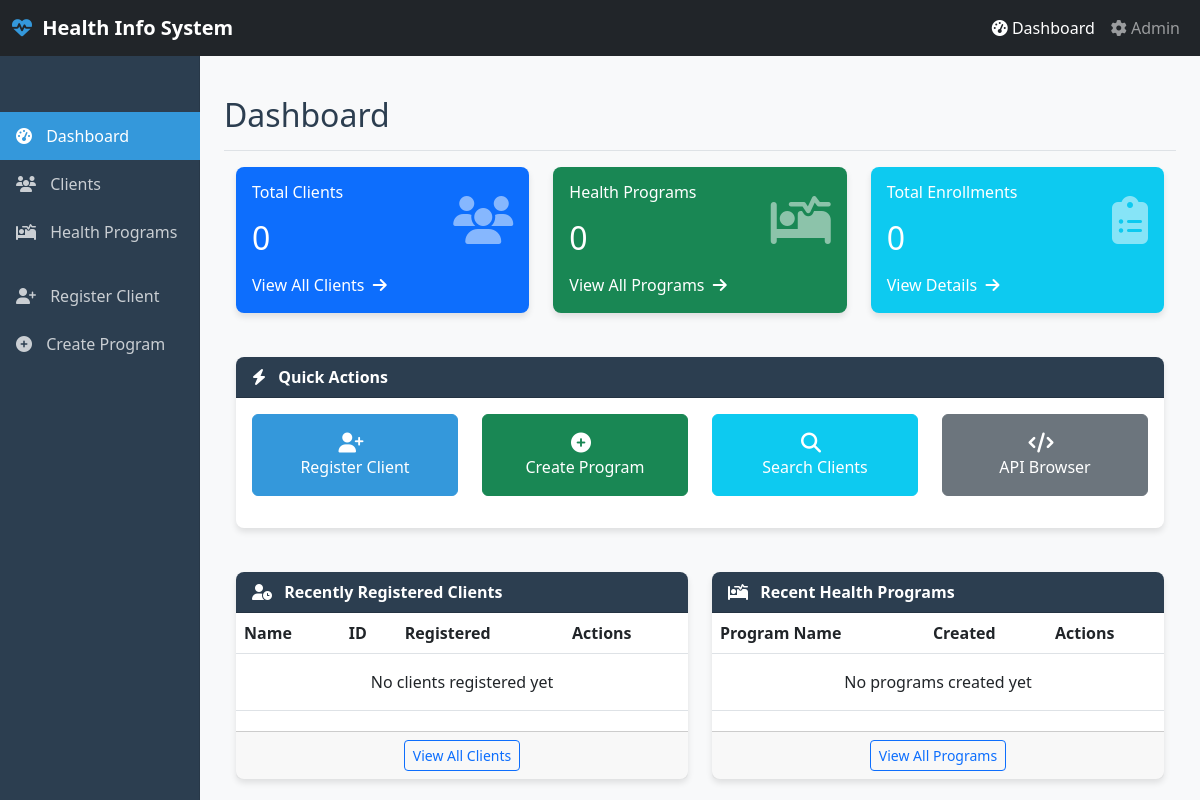
The app's page /, older data.
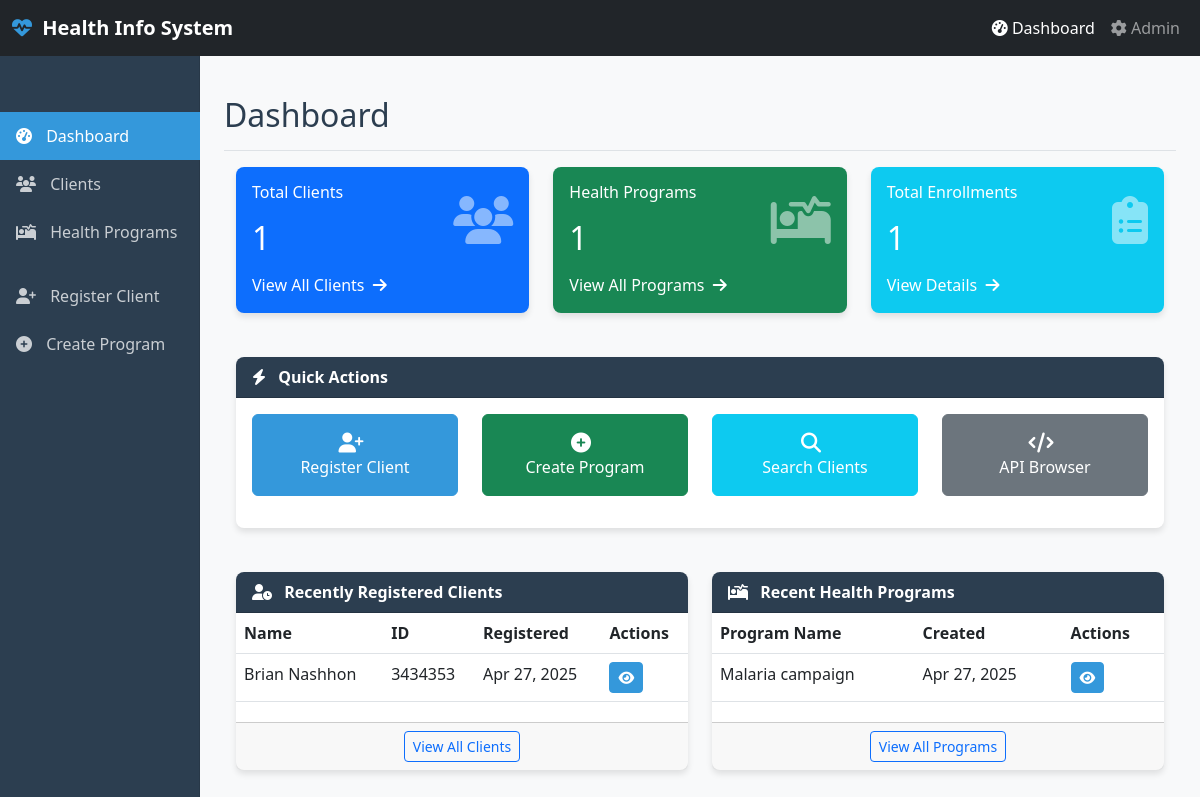
The same page, newer data.
### core/models.py (models this page shows, shortened)
class Client(models.Model):
    GENDER_CHOICES = [
        ('M', 'Male'),
        ('F', 'Female'),
        ('O', 'Other'),
    ]
    id = models.UUIDField(primary_key=True, default=uuid.uuid4, editable=False)
    first_name = models.CharField(max_length=100)
    last_name = models.CharField(max_length=100)
    date_of_birth = models.DateField()
    gender = models.CharField(max_length=1, choices=GENDER_CHOICES)
    phone_number = models.CharField(max_length=20, blank=True)
    email = models.EmailField(blank=True)
    address = models.TextField(blank=True)
    national_id = models.CharField(max_length=50, blank=True, unique=True)
    programs = models.ManyToManyField(HealthProgram, through='Enrollment')
    created_at = models.DateTimeField(auto_now_add=True)
    updated_at = models.DateTimeField(auto_now=True)
    class Meta:
        ordering = ['last_name', 'first_name']
    @property
    def full_name(self):
        return f"{self.first_name} {self.last_name}"

class HealthProgram(models.Model):
    id = models.UUIDField(primary_key=True, default=uuid.uuid4, editable=False)
    name = models.CharField(max_length=100)
    description = models.TextField(blank=True)
    created_at = models.DateTimeField(auto_now_add=True)
    updated_at = models.DateTimeField(auto_now=True)
    class Meta:
        ordering = ['name']

### core/views.py (the view)
# urls.py: path('', views.dashboard, name='dashboard'),
def dashboard(request):
    total_clients = Client.objects.count()
    total_programs = HealthProgram.objects.count()
    total_enrollments = Enrollment.objects.count()
    recent_clients = Client.objects.order_by('-created_at')[:5]
    recent_programs = HealthProgram.objects.order_by('-created_at')[:5]
    context = {
        'total_clients': total_clients,
        'total_programs': total_programs,
        'total_enrollments': total_enrollments,
        'recent_clients': recent_clients,
        'recent_programs': recent_programs,
    }
    return render(request, 'dashboard.html', context)

### core/templates/dashboard.html (shortened to what the changed rows need)
{% extends 'base.html' %}
{% block page_header %}Dashboard{% endblock %}
{% block content %}
<div class="row mb-4">
    <div class="col-md-4" data-aos="fade-up" data-aos-delay="100">
        <div class="card bg-primary text-white">
            <div class="card-body">
                <div class="d-flex justify-content-between align-items-center">
                    <div>
                        <h6 class="card-title mb-0">Total Clients</h6>
                        <h2 class="mt-3 mb-0">{{ total_clients }}</h2>
                    </div>
                </div>
            </div>
        </div>
    </div>
    <div class="col-md-4" data-aos="fade-up" data-aos-delay="200">
        <div class="card bg-success text-white">
            <div class="card-body">
                <div class="d-flex justify-content-between align-items-center">
                    <div>
                        <h6 class="card-title mb-0">Health Programs</h6>
                        <h2 class="mt-3 mb-0">{{ total_programs }}</h2>
                    </div>
                </div>
            </div>
        </div>
    </div>
    <div class="col-md-4" data-aos="fade-up" data-aos-delay="300">
        <div class="card bg-info text-white">
            <div class="card-body">
                <div class="d-flex justify-content-between align-items-center">
                    <div>
                        <h6 class="card-title mb-0">Total Enrollments</h6>
                        <h2 class="mt-3 mb-0">{{ total_enrollments }}</h2>
                    </div>
                </div>
            </div>
        </div>
    </div>
</div>
<div class="row">
    <div class="col-md-6" data-aos="fade-up" data-aos-delay="500">
        <div class="card h-100">
            <div class="card-body p-0">
                <div class="table-responsive">
                    <table class="table table-hover mb-0">
                        <thead>
                            <tr>
                                <th>Name</th>
                                <th>ID</th>
                                <th>Registered</th>
                                <th>Actions</th>
                            </tr>
                        </thead>
                        <tbody>
                            {% for client in recent_clients %}
                            <tr>
                                <td>{{ client.full_name }}</td>
                                <td>{{ client.national_id }}</td>
                                <td>{{ client.created_at|date:"M d, Y" }}</td>
                                <td>
                                    <a href="{% url 'client_detail' pk=client.id %}" class="btn btn-sm btn-primary">
                                        <i class="fas fa-eye"></i>
                                    </a>
                                </td>
                            </tr>
                            {% empty %}
                            <tr>
                                <td colspan="4" class="text-center py-3">No clients registered yet</td>
                            </tr>
                            {% endfor %}
                        </tbody>
                    </table>
                </div>
            </div>
        </div>
    </div>
    <div class="col-md-6" data-aos="fade-up" data-aos-delay="600">
        <div class="card h-100">
            <div class="card-body p-0">
                <div class="table-responsive">
                    <table class="table table-hover mb-0">
                        <thead>
                            <tr>
                                <th>Program Name</th>
                                <th>Created</th>
                                <th>Actions</th>
                            </tr>
                        </thead>
                        <tbody>
                            {% for program in recent_programs %}
                            <tr>
                                <td>{{ program.name }}</td>
                                <td>{{ program.created_at|date:"M d, Y" }}</td>
                                <td>
                                    <a href="{% url 'program_detail' pk=program.id %}" class="btn btn-sm btn-primary">
                                        <i class="fas fa-eye"></i>
                                    </a>
                                </td>
                            </tr>
                            {% empty %}
                            <tr>
                                <td colspan="3" class="text-center py-3">No programs created yet</td>
                            </tr>
                            {% endfor %}
                        </tbody>
                    </table>
                </div>
            </div>
        </div>
    </div>
</div>
{% endblock %}

Row changes from the older to the newer data that the page shows:
added Client: full_name "Brian Nashhon", national_id "3434353", created_at "Apr 27, 2025"
added HealthProgram: name "Malaria campaign", created_at "Apr 27, 2025"
Text that changed along with them:
{{ total_clients }}: "0" → "1"
{{ total_programs }}: "0" → "1"
{{ total_enrollments }}: "0" → "1"
text no longer shown: "No clients registered yet No programs created yet"
